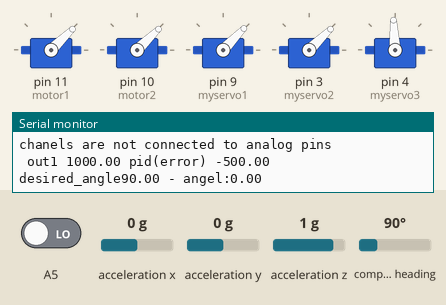
This sketch was run on a simulated Arduino Uno, built with avr-gcc and run on an emulated ATmega328P. Parts: 5 × servo, the last lines printed to the serial monitor. The inputs (shaded band) are chosen by the test bench; at power-on: acceleration x 0 g, acceleration y 0 g, acceleration z 1 g, A5 LOW, compass heading 90°.

Above: at 5.1 s.
5.2 s: acceleration x set to 0.8 g
At 7.8 s:
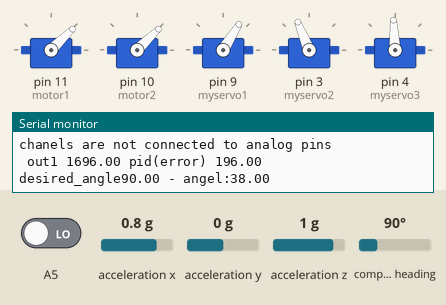
9.2 s: acceleration y set to -1.4 g
At 12.9 s:
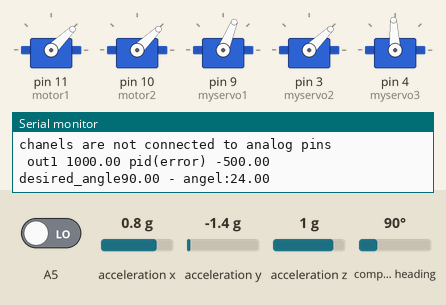
13.2 s: acceleration z set to -1.4 g
At 17.1 s:
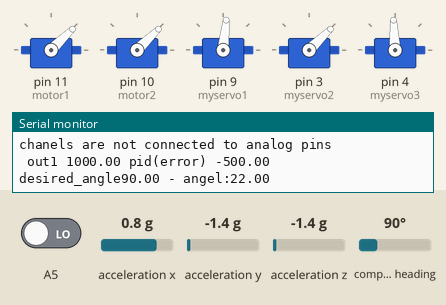
Timing chart, 0 to 18.6 s (numbered marks = the images above; inputs shaded):
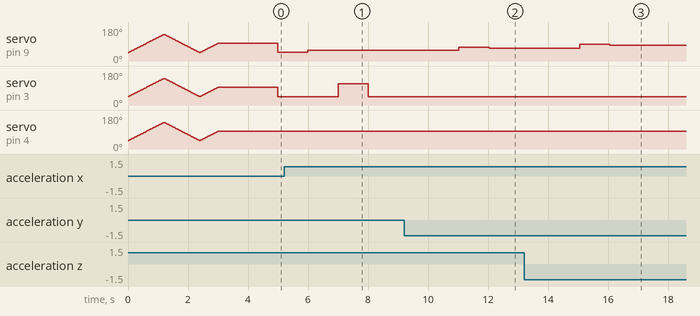

The sketch:

FlightController2.0.ino
```cpp
/*
   VTOL by Thrust-Vectoring flight controller
   2021/02/27
   Yihia Al-Shekly
*/

#include <Wire.h>
#include <Adafruit_Sensor.h>
#include <Adafruit_BNO055.h>
#include <utility/imumaths.h>
#include <Servo.h>
// including my PID class
#include "PID_Controls.h"
PID_Controls PID_yaw,PID_pitch,PID_roll;

Adafruit_BNO055 bno = Adafruit_BNO055(55);

// RX input vars
double thrINPUT;
double pitchINPUT;
double rollINPUT;
double yawINPUT;
double stateINPUT;
bool radioInUse = true;
// output vals
Servo motor1;
Servo motor2;
Servo myservo1;
Servo myservo2;
Servo myservo3;

//Variables for time
float elapsedTime, time, timePrev;
/////////////////// Yaw PID constants ///////////////////////
float yaw_kp = 0.9; // 0.09
float yaw_ki = 0.00000;// 0.001
float yaw_kd = 0.05; // 0.05
float yaw_desired_angle , yawAdd, yaw, yawPID, yawOUT1, yawOUT2;
/////////////////////////////////////////////////////////////
/////////////////// Pitch PID constants ///////////////////////
float pitch_kp = 0.6; // 0.07
float pitch_ki = 0.0000;// 0.001
float pitch_kd = 0.205; // 0.05
float pitch_desired_angle , pitchAdd, pitch, pitchPID, pitchOUT, pitchFiltered;
/////////////////////////////////////////////////////////////
/////////////////// roll PID constants ///////////////////////
float roll_kp = 3.8000; // 0.07
float roll_ki = 0.00012;// 0.001
float roll_kd = 6.805; // 0.05
float roll_desired_angle , rollAdd, roll, rollPID, rollOUT, rollFiltered;
/////////////////////////////////////////////////////////////
int filterVall= 35;
void setup(void)
{

  Serial.begin(250000);
  // BNO055
  Serial.println("Orientation Sensor Test"); Serial.println("");
  /* Initialise the sensor */
  if (!bno.begin())
  {
    /* There was a problem detecting the BNO055 ... check your connections */
    Serial.print("Ooops, no BNO055 detected ... Check your wiring or I2C ADDR!");
    while (1);
  }
  bno.setExtCrystalUse(true);

  // def input
  pinMode(A1, INPUT);
  pinMode(A2, INPUT);
  pinMode(A3, INPUT);
  pinMode(A4, INPUT);
  pinMode(A5, INPUT);
  // def output
  motor1.attach(11);
  motor2.attach(10);
  myservo1.attach(9);
  myservo2.attach(3);
  myservo3.attach(4);

  motor1.writeMicroseconds(1000);
  motor2.writeMicroseconds(1000);

  // servo sequins
  for (int x = 1000; x < 2000; x++) {
    myservo1.writeMicroseconds(x);
    myservo2.writeMicroseconds(x);
    myservo3.writeMicroseconds(x);
    delay(1);
  }
  for (int x = 2000; x > 1000; x--) {
    myservo1.writeMicroseconds(x);
    myservo2.writeMicroseconds(x);
    myservo3.writeMicroseconds(x);
    delay(1);
  }
  for (int x = 1000; x < 1500; x++) {
    myservo1.writeMicroseconds(x);
    myservo2.writeMicroseconds(x);
    myservo3.writeMicroseconds(x);
    delay(1);
  }
  myservo1.writeMicroseconds(1500);// only using 1 & 2 so far
  myservo2.writeMicroseconds(1500);
  myservo3.writeMicroseconds(1500);
  // end sequins

  time = millis();

  delay(1000);


}


void loop(void)
{
  // time
  timePrev = time;  // the previous time is stored before the actual time read
  time = millis();  // actual time read
  elapsedTime = (time - timePrev) / 1000;

  // Get a new sensor event
  sensors_event_t event;
  bno.getEvent(&event);

  // read RX
  if (pulseIn(A5, HIGH) > 0) {
      thrINPUT = pulseIn(A1, HIGH);
      pitchINPUT = pulseIn(A3, HIGH);
      rollINPUT = pulseIn(A2, HIGH);
      yawINPUT = pulseIn(A4, HIGH);
      stateINPUT = pulseIn(A5, HIGH);
    } else {
      Serial.println("chanels are not connected to analog pins");
    }


  /////////////////////////////////
  ////////////  YAW   /////////////
  /////////////////////////////////

  // creating the  yaw_desired_angle (-180 to 180)
  yawAdd = map (yawINPUT, 1000, 2000 , -10, 10);
  if (abs(yawAdd) > 1) {
    if (yaw_desired_angle > 180) {
      yaw_desired_angle = yaw_desired_angle * -1;
      yaw_desired_angle  = yaw_desired_angle + yawAdd;
    }else if (yaw_desired_angle < -180) {
      yaw_desired_angle = yaw_desired_angle * -1;
      yaw_desired_angle  = yaw_desired_angle + yawAdd;
    } else {
      yaw_desired_angle  = yaw_desired_angle + yawAdd;
    }

  }

  //Serial.println(yaw_desired_angle);


  // creating the modified yaw true angel (heading)
  yaw = map (event.orientation.x, 0, 360, -180, 180);
  if (yaw > 1) {
    yaw = yaw - 180;
  } else {
    yaw = yaw + 180;
  }
  //Serial.println(yaw);

  ///////////////////pid call////////////////

  //Serial.println(PID.val(yaw_kp, yaw_ki, yaw_kd, yaw_desired_angle, yaw, period));
  yawPID = PID_yaw.val(yaw_kp, yaw_ki, yaw_kd, yaw_desired_angle, yaw, elapsedTime);


  /////////////////// thrust and yaw output ///////////////////////////

  thrINPUT = map(thrINPUT, 1000, 2000, 1000, 2000); // thruttel cap

  yawOUT1 = thrINPUT + yawPID;

  //yawOUT1 = map(yawOUT1, 500, 2500, 1000, 2000);

  if (yawOUT1 < 1000) {
    yawOUT1 = 1000;
  }
  if (yawOUT1 > 2000) {
    yawOUT1 = 2000;
  }


  yawOUT2 = thrINPUT - yawPID;

  //yawOUT2 = map(yawOUT2, 500, 2500, 1000, 2000);

  if (yawOUT2 < 1000) {
    yawOUT2 = 1000;
  }
  if (yawOUT2 > 2000) {
    yawOUT2 = 2000;
  }

  if (stateINPUT > 1500) {
    motor1.writeMicroseconds(yawOUT2);
    motor2.writeMicroseconds(yawOUT1);
  } else {
    motor1.writeMicroseconds(1000);
    motor2.writeMicroseconds(1000);
  }


  /////////////////////////////////
  ////////////  PITCH   /////////////
  /////////////////////////////////

  //filter the noice in the PWM signal
  if (abs(pitchFiltered-pitchINPUT)>filterVall){
    pitchFiltered= pitchINPUT;
  }
  // creating the  pitch_desired_angle (-180 to 180)
  pitch_desired_angle = map (pitchFiltered, 1000, 2000 , 30, -30);

  // creating the modified yaw true angel (heading)
  pitch = (map (event.orientation.z, 0, 360, -180, 180))-90;
  if (pitch > 1) {
    pitch = pitch - 180;
  } else {
    pitch = pitch + 180;
  }
  //Serial.println(yaw);

  ///////////////////pid call////////////////

  //Serial.println(PID.val(yaw_kp, yaw_ki, yaw_kd, yaw_desired_angle, yaw, period));
  pitchPID = PID_pitch.val(pitch_kp, pitch_ki, pitch_kd, pitch_desired_angle, pitch, elapsedTime);


  /////////////////// pitch output ///////////////////////////

  pitchOUT = 1500 + pitchPID;

  if (pitchOUT < 1000) {
    pitchOUT = 1000;
  }
  if (pitchOUT > 2000) {
    pitchOUT = 2000;
  }

  myservo1.writeMicroseconds(pitchOUT);


  /////////////////////////////////
  ////////////  ROLL   /////////////
  /////////////////////////////////

  //filter the noice in the PWM signal
  if (abs(rollFiltered-rollINPUT)>filterVall){
    rollFiltered= rollINPUT;
  }

  // creating the  roll_desired_angle (-180 to 180)
  roll_desired_angle = map (rollFiltered, 1000, 2000 , +30, -30);

  // creating the modified roll true angel (heading)
  roll = map (event.orientation.y, 0, 360, -180, 180);
  if (roll > 1) {
    roll = roll - 180;
  } else {
    roll = roll + 180;
  }
  //Serial.println(yaw);

  ///////////////////pid call////////////////

  //Serial.println(PID.val(yaw_kp, yaw_ki, yaw_kd, yaw_desired_angle, yaw, period));
  rollPID = PID_roll.val(roll_kp, roll_ki, roll_kd, roll_desired_angle, roll, elapsedTime);


  /////////////////// roll output ///////////////////////////

  rollOUT = 1500 + rollPID;

  if (rollOUT < 1000) {
    rollOUT = 1000;
  }
  if (rollOUT > 2000) {
    rollOUT = 2000;
  }

  myservo2.writeMicroseconds(rollOUT);


  // debug
  Serial.print(" out1 ");
  Serial.print(rollOUT);
  Serial.print(" pid(error) ");
  Serial.print(rollPID);
  Serial.print("  desired_angle");
  Serial.print(roll_desired_angle);
  Serial.print(" - angel:");
  Serial.println(roll);

  /*
    // imu debug
     //Display the floating point data*
      Serial.print("X: ");
      Serial.print(event.orientation.x, 4);
      Serial.print("\tY: ");
      Serial.print(event.orientation.y, 4);
      Serial.print("\tZ: ");
      Serial.print(event.orientation.z, 4);
      Serial.println("");
    /*

      // RX debug
      Serial.print(thrINPUT);
      Serial.print(" ");
      Serial.print(pitchINPUT);
      Serial.print(" ");
      Serial.print(rollINPUT);
      Serial.print("  ");
      Serial.print(yawINPUT);
      Serial.print("  ");
      Serial.println(stateINPUT);

  */

}
```

PID_Controls.h
```cpp
/*
   PID calculation class
   by ; alshekly
   call .val and feed
             pid gains              (float p, float i, float d,
             maped radio input       float intended_Val,
             IMU axis angle          float actual_Val,
             Refresh rate            float elapsedTime)
*/
class PID_Controls {
  public:
    //control
    float error, old_Error, pid_i, pid_d;
    // 0 is x , 1 is y
    float intended_Vector[1];
    float actual_Vector[1];

    double val (float p, float i, float d, float intended_Val, float actual_Val, float elapsedTime) {


      // calculating the error
      this->error = abs(min((actual_Val - intended_Val), ((intended_Val + 2 * PI) - actual_Val)));
      //this->error = atan2(sin(actual_Val-intended_Val), cos(actual_Val-intended_Val)) * 180/PI;
      if (intended_Val > actual_Val) {
        this->error = this->error * -1;
      }
      // fixing spikes in error value
      if (abs(this->error)> 180){
        this->error = abs(this->error)-360;
      }

     //p
      float pid_p = this->error * p;
      //i
      if (-3 < this->error < 3)
      {
        this -> pid_i = pid_i + (i * this->error);
      }
      //d
      this->pid_d = d * ((this->error - this->old_Error) / elapsedTime);

      // pid
      float PID_out = pid_p + this->pid_i + this->pid_d;

      PID_out = map(PID_out, -150, 150, -500, 500);

      if (PID_out < -500) {
        PID_out = -500;
      }
      if (PID_out > 500) {
        PID_out = 500;
      }


      this->old_Error = this->error;
      return PID_out;
      //return this->error;

    }

};


/*
  PID Class
  a specific class for controlling UAV control_surfaces
  """

  """
  how to tune the PID values manually
    increase the d until the position (error) is stable (not changing a lot)
    increase the p slowly  until the error is almost to 0 (+or- 5ish%)
    increase the i by relatively very small increment until the error is 0

        # the PID values
    # proportional for the present error
    p = 8
    # integrator for the past error
    i = 0.1
    # derivative for the future error
    d = 15
*/
```

Measured:
- after the input at 5.2 s, servo on pin 3 (myservo2): 44° → 112° after 1.8 s, → 44° 1.0 s later
- after the input at 9.2 s, servo on pin 9 (myservo1): 58° → 72° after 1.8 s, → 68° 1.0 s later
- after the input at 13.2 s, servo on pin 9 (myservo1): 68° → 89° after 1.9 s, → 84° 1.0 s later
